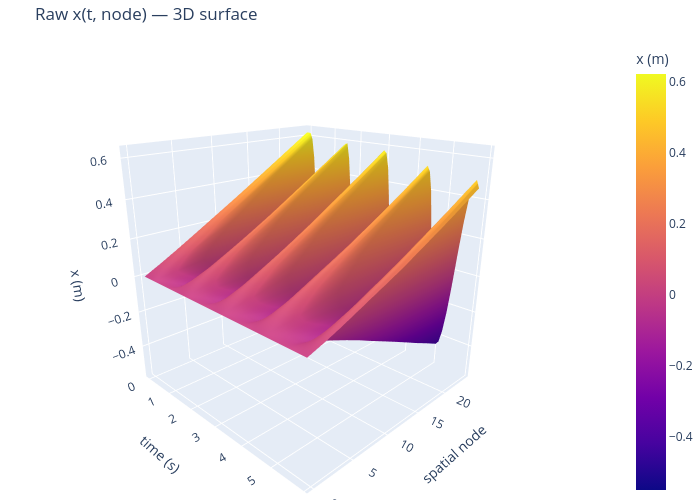

Notebook code for this chart:
### Code cell
import plotly.graph_objects as go
from scipy.interpolate import interp1d as _i1d

# Arc-length resample raw data to uniform 100-pt grid
_xr = np.zeros((n_frames, N_VIDEO_PTS))
_yr = np.zeros((n_frames, N_VIDEO_PTS))
for _i in range(n_frames):
    _ds = np.sqrt(np.diff(x_m[_i])**2 + np.diff(y_m[_i])**2)
    _s  = np.concatenate([[0.0], np.cumsum(_ds)])
    _su = np.linspace(0, _s[-1], N_VIDEO_PTS)
    _xr[_i] = _i1d(_s, x_m[_i])(_su)
    _yr[_i] = _i1d(_s, y_m[_i])(_su)

t_plot    = t_raw[::1]
node_plot = np.arange(0, N_VIDEO_PTS, 2)
X_surf_raw = _xr[::1, :][:, node_plot]

# ── Plotly 3D surface (rotatable) ─────────────────────────────────────────
fig3d = go.Figure(go.Surface(
    x=t_plot, y=node_plot, z=X_surf_raw.T,
    colorscale='plasma', colorbar=dict(title='x (m)'),
    contours=dict(z=dict(show=False))
))
fig3d.update_layout(
    title='Raw x(t, node) — 3D surface',
    scene=dict(
        xaxis_title='time (s)',
        yaxis_title='spatial node',
        zaxis_title='x (m)',
        camera=dict(eye=dict(x=1.5, y=-1.5, z=0.8))
    ),
    width=700, height=500, margin=dict(l=0, r=0, t=40, b=0)
)
fig3d.show()

# ── Matplotlib heatmap (inline, resizable) ────────────────────────────────
fig2d, ax = plt.subplots(figsize=(8, 4), dpi=100)
im = ax.imshow(X_surf_raw.T, aspect='auto', origin='lower',
               extent=[t_plot[0], t_plot[-1], node_plot[0], node_plot[-1]],
               cmap='plasma')
fig2d.colorbar(im, ax=ax, label='x (m)')
ax.set_xlabel('time (s)')
ax.set_ylabel('spatial node')
ax.set_title('Raw x(t, node) — heatmap')
plt.tight_layout()
plt.show()

### Figure 1 — Plotly figure (JSON) as saved in the notebook; plotly's stock layout.template omitted (floating-point values rounded to 4 significant figures; data arrays with more than 128 entries replaced by an {"elided": "..."} marker saying what was removed)
{"data": [{"colorbar": {"title": {"text": "x (m)"}}, "colorscale": [[0, "#0d0887"], [0.1111, "#46039f"], [0.2222, "#7201a8"], [0.3333, "#9c179e"], [0.4444, "#bd3786"], [0.5556, "#d8576b"], [0.6667, "#ed7953"], [0.7778, "#fb9f3a"], [0.8889, "#fdca26"], [1, "#f0f921"]], "contours": {"z": {"show": false}}, "type": "surface", "x": [0.0, 0.07862, 0.1572, 0.2358, 0.3145, 0.3931, 0.4717, 0.5503, 0.6289, 0.7075, 0.7862, 0.8648, 0.9434, 1.022, 1.101, 1.179, 1.258, 1.336, 1.415, 1.494, 1.572, 1.651, 1.73, 1.808, 1.887, 1.965, 2.044, 2.123, 2.201, 2.28, 2.358, 2.437, 2.516, 2.594, 2.673, 2.752, 2.83, 2.909, 2.987, 3.066, 3.145, 3.223, 3.302, 3.381, 3.459, 3.538, 3.616, 3.695, 3.774, 3.852, 3.931, 4.009, 4.088, 4.167, 4.245, 4.324, 4.403, 4.481, 4.56, 4.638, 4.717, 4.796, 4.874, 4.953, 5.031, 5.11, 5.189, 5.267, 5.346, 5.425, 5.503, 5.582, 5.66, 5.739, 5.818, 5.896], "y": [0, 2, 4, 6, 8, 10, 12, 14, 16, 18, 20, 22, 24], "z": {"elided": "13x76 float values"}}], "layout": {"height": 500, "margin": {"b": 0, "l": 0, "r": 0, "t": 40}, "scene": {"camera": {"eye": {"x": 1.5, "y": -1.5, "z": 0.8}}, "xaxis": {"title": {"text": "time (s)"}}, "yaxis": {"title": {"text": "spatial node"}}, "zaxis": {"title": {"text": "x (m)"}}}, "title": {"text": "Raw x(t, node) — 3D surface"}, "width": 700}}
